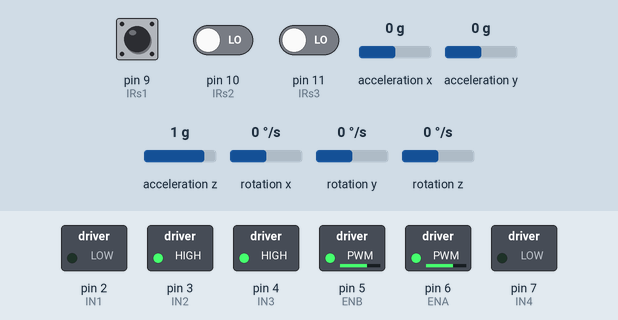
Recording of a sketch running on a simulated Arduino Uno, built with avr-gcc and run on an emulated ATmega328P. Shown: switched loads named in the sketch (green lamp = pin HIGH). Dashed ring = blinking. Inputs (shaded band) come from the test bench; at power-on: pin 9 (IRs1) HIGH, pin 10 (IRs2) LOW, rotation y 0 °/s, pin 11 (IRs3) LOW, acceleration x 0 g, acceleration y 0 g, acceleration z 1 g, rotation x 0 °/s, rotation z 0 °/s.

Above: at 1.2 s.
1.3 s: pin 9 (IRs1) driven LOW and pin 10 (IRs2) driven HIGH
At 1.57 s:
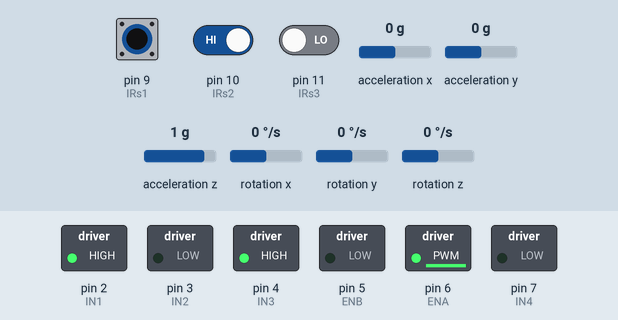
4.3 s: rotation y set to 192 °/s
7.3 s: pin 9 (IRs1) driven HIGH
At 7.7 s:
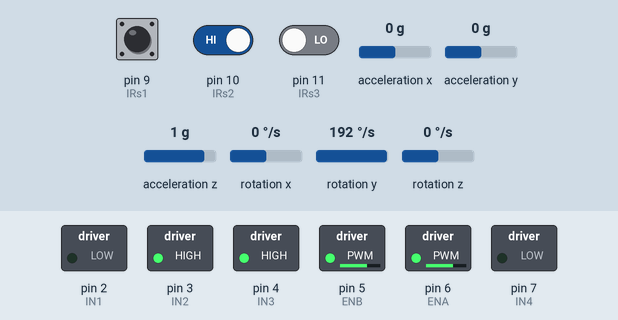
8.8 s: pin 9 (IRs1) pulsed LOW 5 times (0.12 s each, 0.3 s apart)
At 9.07 s:
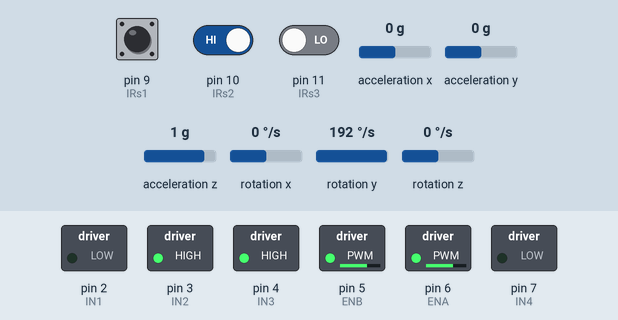
Timing chart, 0 to 11.8 s (numbered marks = the images above; inputs shaded):
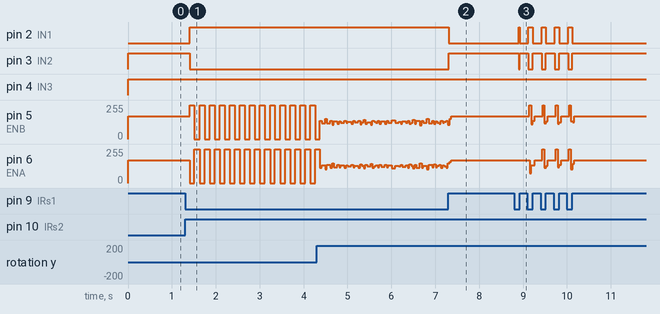

Measured:
- after the input at 1.3 s, pin 2 (IN1): LOW → HIGH after 0.10 s; pin 3 (IN2): HIGH → LOW after 0.10 s; pin 5 (ENB): alternates 254/255 for 0.11 s and 0/255 for 0.12 s, starting after 0.10 s; pin 6 (ENA): alternates 254/255 for 0.12 s and 0/255 for 0.11 s, starting after 0.10 s
- after the input at 7.3 s, pin 2 (IN1): HIGH → LOW at once; pin 3 (IN2): LOW → HIGH at once
- after the input at 8.8 s, pin 2 (IN1): LOW → HIGH after 0.10 s, then repeats every 0.30 s: LOW 0.20 s, HIGH 0.10 s, until it stays LOW from 10.1 s; pin 3 (IN2): HIGH → LOW after 0.10 s, then repeats every 0.30 s: HIGH 0.20 s, LOW 0.10 s, until it stays HIGH from 10.1 s

The sketch:

lineFollower.ino
```cpp
#include <Wire.h>
#include <MPU6050.h>

MPU6050 mpu;
int A=170;

int IRs1 = 9;
int IRs2 = 10;
int IRs3 = 11;
//Motor one
#define ENA 6
#define IN1 2
#define IN2 3

//Motor two
#define IN3 4
#define IN4 7
#define ENB 5
int gyroX_offset = -17;
int gyroY_offset = 58;
int gyroZ_offset = -142;
#define Kp 100  // Proportional gain (scaled up)
#define Ki 100  // Integral gain (scaled up)
#define Kd 150  // Derivative gain (scaled up)

#define setpoint 0     // Desired angle (straight path)
#define MAX_SPEED 255  // Maximum motor speed


void setup() {
  pinMode(ENA, OUTPUT);
  pinMode(IN1, OUTPUT);
  pinMode(IN2, OUTPUT);
  pinMode(IN3, OUTPUT);
  pinMode(IN4, OUTPUT);
  pinMode(ENB, OUTPUT);
  Wire.begin();
  mpu.initialize();
  // Set IR sensor pins as inputs
  pinMode(IRs1, INPUT);
  pinMode(IRs2, INPUT);
  pinMode(IRs3, INPUT);
}

void loop() {
  int IR1 = digitalRead(IRs1);
  int IR2 = digitalRead(IRs2);
  int IR3 = digitalRead(IRs3);

  if (IR1 == LOW && IR2 == HIGH && IR3 == LOW) {  //Straight path
    Forward();
  } else if (IR1 == HIGH && IR2 == LOW && IR3 == LOW) {  //Left turn
    Left();
  } else if (IR1 == LOW && IR2 == LOW && IR3 == HIGH) {  //Right Turn
    Right();
  } else if (IR1 == HIGH && IR2 == LOW && IR3 == HIGH) {   //T Intersection
    Left();                                                // As left is possible
  } else if (IR1 == HIGH && IR2 == HIGH && IR3 == LOW) {   //Left T Intersection
    Left();                                                // As Left is possible
  } else if (IR1 == LOW && IR2 == HIGH && IR3 == HIGH) {   //Right T Intersection
    Forward();                                             //As Straight path is possible
  } else if (IR1 == LOW && IR2 == LOW && IR3 == LOW) {     //Dead End
    U_Turn();                                              //As no other direction is possible
  } else if (IR1 == HIGH && IR2 == HIGH && IR3 == HIGH) {  //4 Lane intersection
    Left();                                                //As no other direction is possible
  } else if (IR1 == HIGH && IR2 == HIGH && IR3 == HIGH) {  //End of Maze
    Stop();                                                //As no other direction is possible
  } else if (IR1 == HIGH && IR2 == HIGH && IR3 == HIGH) {  //Check for 4-way intersection or end of maze
    Forward();
    delay(100);
    Stop();
    if (IR1 == HIGH && IR2 == HIGH && IR3 == HIGH) {
      Serial.println("END OF MAZE");
      Stop();
    } else {
      Serial.println("FOUR WAY INTERSECTION");
      Left();
    }
  }
}

void CALCULATE_SHORTEST_PATH(char MAZE_ARRAY[], int SIZE_OF_ARRAY) {
  char ACTION;

  for (int i = 0; i <= SIZE_OF_ARRAY - 2; i++) {
    ACTION = MAZE_ARRAY[i];

    if (ACTION == 'B') {
      if (MAZE_ARRAY[i - 1] == 'L' && MAZE_ARRAY[i + 1] == 'R') {
        MAZE_ARRAY[i] = 'B';
        MAZE_ARRAY[i - 1] = 0;
        MAZE_ARRAY[i + 1] = 0;
        REARRANGE(MAZE_ARRAY, SIZE_OF_ARRAY, i - 1, i, i + 1);
      }

      if (MAZE_ARRAY[i - 1] == 'L' && MAZE_ARRAY[i + 1] == 'S') {
        MAZE_ARRAY[i] = 'R';
        MAZE_ARRAY[i - 1] = 0;
        MAZE_ARRAY[i + 1] = 0;
        REARRANGE(MAZE_ARRAY, SIZE_OF_ARRAY, i - 1, i, i + 1);
      }

      if (MAZE_ARRAY[i - 1] == 'R' && MAZE_ARRAY[i + 1] == 'L') {
        MAZE_ARRAY[i] = 'B';
        MAZE_ARRAY[i - 1] = 0;
        MAZE_ARRAY[i + 1] = 0;
        REARRANGE(MAZE_ARRAY, SIZE_OF_ARRAY, i - 1, i, i + 1);
      }

      if (MAZE_ARRAY[i - 1] == 'S' && MAZE_ARRAY[i + 1] == 'L') {
        MAZE_ARRAY[i] = 'R';
        MAZE_ARRAY[i - 1] = 0;
        MAZE_ARRAY[i + 1] = 0;
        REARRANGE(MAZE_ARRAY, SIZE_OF_ARRAY, i - 1, i, i + 1);
      }

      if (MAZE_ARRAY[i - 1] == 'S' && MAZE_ARRAY[i + 1] == 'S') {
        MAZE_ARRAY[i] = 'B';
        MAZE_ARRAY[i - 1] = 0;
        MAZE_ARRAY[i + 1] = 0;
        REARRANGE(MAZE_ARRAY, SIZE_OF_ARRAY, i - 1, i, i + 1);
      }

      if (MAZE_ARRAY[i - 1] == 'L' && MAZE_ARRAY[i + 1] == 'L') {
        MAZE_ARRAY[i] = 'S';
        MAZE_ARRAY[i - 1] = 0;
        MAZE_ARRAY[i + 1] = 0;
        REARRANGE(MAZE_ARRAY, SIZE_OF_ARRAY, i - 1, i, i + 1);
      }

      i = -1;
    }

    delay(100);
  }
}

void Forward() {
  int16_t gyroX, gyroY, gyroZ;
  mpu.getRotation(&gyroX, &gyroY, &gyroZ);  // Get gyro rotation data from MPU6050

  // Adjust gyro readings by subtracting offsets
  gyroX -= gyroX_offset;
  gyroY -= gyroY_offset;
  gyroZ -= gyroZ_offset;

  // Compute PID
  int error = setpoint - gyroY;  // Assuming gyroY represents the yaw angle
  static long integral = 0;
  static int previous_error = 0;
  long derivative = error - previous_error;
  integral += error;
  previous_error = error;

  int output = (Kp * error + Ki * integral + Kd * derivative) / 10;  // Scale down the output
  output = constrain(output, -MAX_SPEED, MAX_SPEED);                 // Constrain output within maximum motor speed

  int leftMotorSpeed = MAX_SPEED - output;
  int rightMotorSpeed = MAX_SPEED + output;

  // Set motor speeds based on PID output
  analogWrite(ENA, leftMotorSpeed);
  analogWrite(ENB, rightMotorSpeed);

  // Set motors to move forward
  digitalWrite(IN1, HIGH);
  digitalWrite(IN2, LOW);
  digitalWrite(IN3, HIGH);
  digitalWrite(IN4, LOW);
}
void Left() {
  // Set left motor to turn backward
  digitalWrite(IN1, LOW);
  digitalWrite(IN2, HIGH);

  // Stop right motor
  digitalWrite(IN3, HIGH);
  digitalWrite(IN4, LOW);

  analogWrite(ENA, A);
  analogWrite(ENB, A);
  delay(200);
}
void Right() {
  // Set left motor to turn backward
  digitalWrite(IN2, LOW);
  digitalWrite(IN1, HIGH);

  // Stop right motor
  digitalWrite(IN4, HIGH);
  digitalWrite(IN3, LOW);

  analogWrite(ENA, A);
  analogWrite(ENB, A);
  delay(200);
}

void U_Turn() {
  // Set left motor to turn backward
  digitalWrite(IN1, LOW);
  digitalWrite(IN2, HIGH);

  // Stop right motor
  digitalWrite(IN3, HIGH);
  digitalWrite(IN4, LOW);

  analogWrite(ENA, A);
  analogWrite(ENB, A);
}
void Stop() {
  digitalWrite(IN1, LOW);
  digitalWrite(IN2, LOW);

  // Stop right motor
  digitalWrite(IN3, LOW);
  digitalWrite(IN4, LOW);

  analogWrite(ENA, 0);
  analogWrite(ENB, 0);
}
// Define the REARRANGE function

void REARRANGE(char MAZE_ARRAY[], int SIZE_OF_ARRAY, int index1, int index2, int index3) {
    // Implement the logic to rearrange the array elements here
    // Example implementation:
    char temp = MAZE_ARRAY[index1];
    MAZE_ARRAY[index1] = MAZE_ARRAY[index2];
    MAZE_ARRAY[index2] = MAZE_ARRAY[index3];
    MAZE_ARRAY[index3] = temp;
}
```
